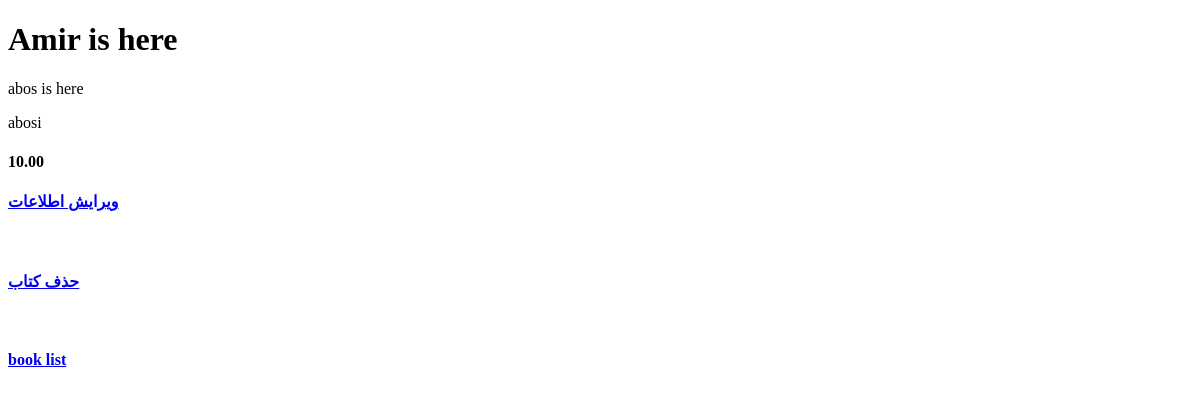
Page /books/4/ on the earlier database version.
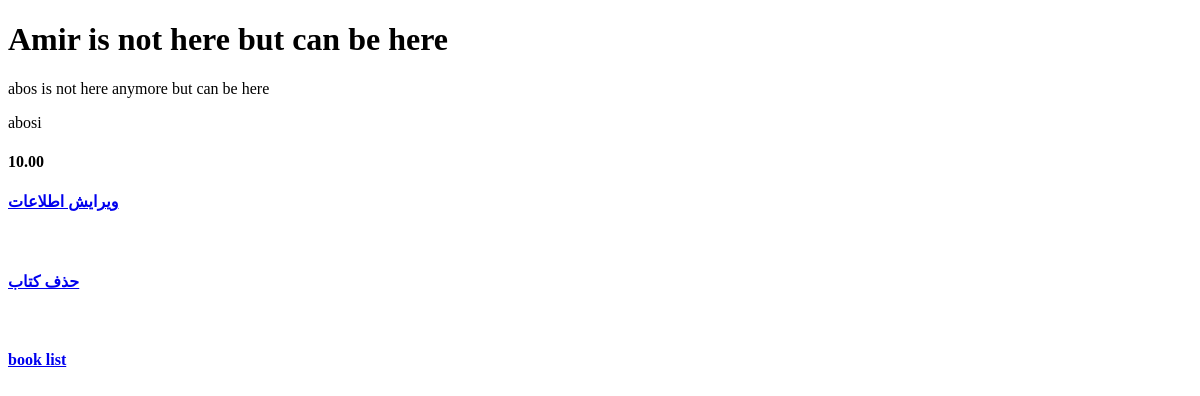
Same page on the later database version.
### books/models.py (models this page shows, shortened)
class Books(models.Model):
    title = models.CharField(max_length=200)
    author = models.CharField(max_length=200)
    price = models.DecimalField(max_digits=5, decimal_places=2)
    description = models.TextField()

### books/views.py (the view)
# urls.py: path('<int:pk>/', views.BookDetail.as_view(), name='book_detail'),
class BookDetail(generic.DetailView):
    model = Books
    template_name = 'books/book_detail_view.html'
    context_object_name = 'book'

### books/templates/books/book_detail_view.html (shortened to what this page needs)
{% extends '_base.html' %}
{% block content %}
    <h1>{{ book.title|capfirst}}</h1>
    <p>{{ book.description|linebreaks }}</p>
    <p>{{ book.author }}</p>
    <h4>{{ book.price }}</h4>
    <h4><a href="{% url 'book_update' book.id %}"> ویرایش اطلاعات </a></h4>
    <br>
    <h4><a href="{% url 'book_delete' book.id %}">حذف کتاب </a></h4>
    <br>
    <h4><a href="{% url 'book_list' %}"> book list </a></h4>
{% endblock content %}

Differences in the rows shown:
changed Books "abosi": title "Amir is here" → "Amir is not here but can be here"; description "abos is here" → "abos is not here anymore but can be here"
